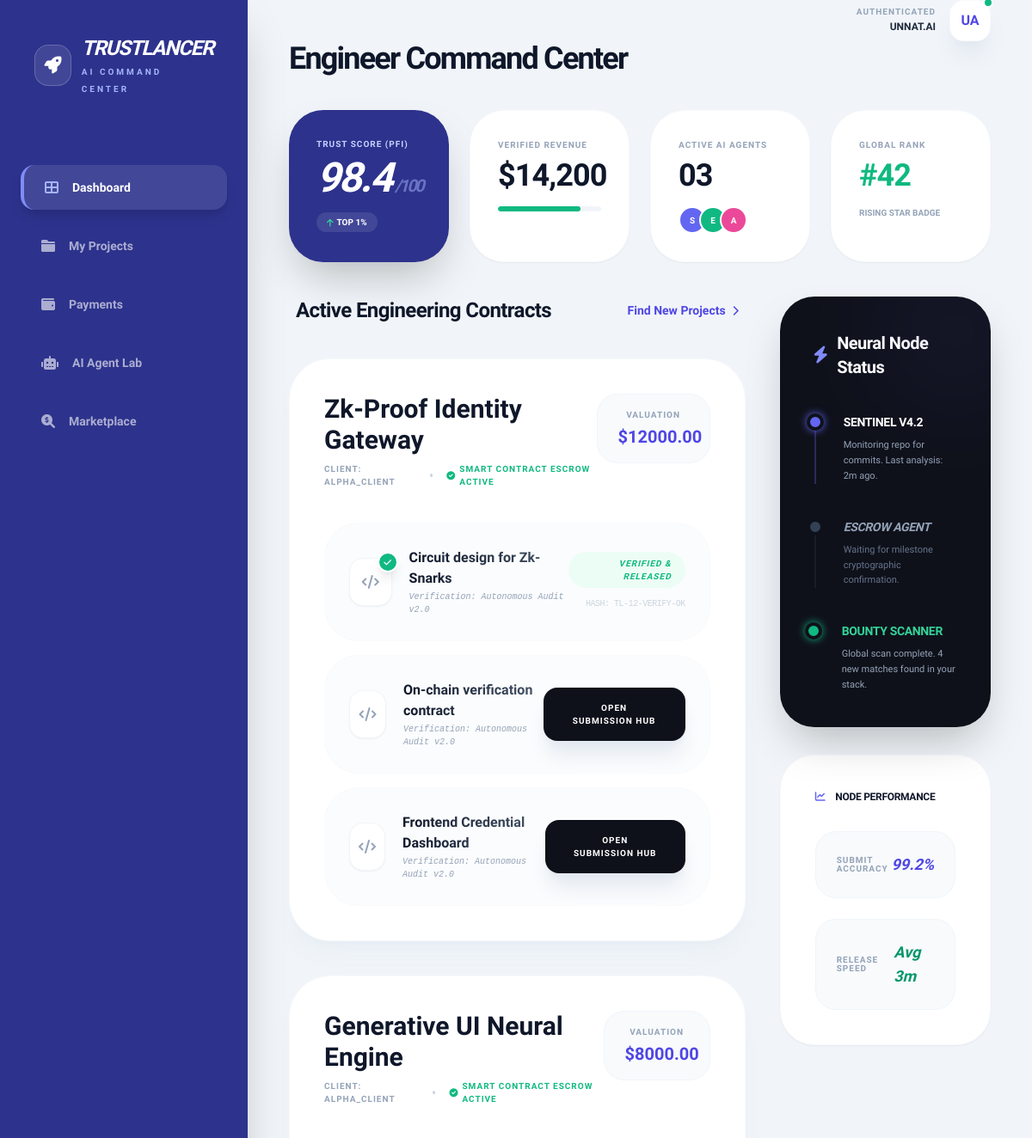
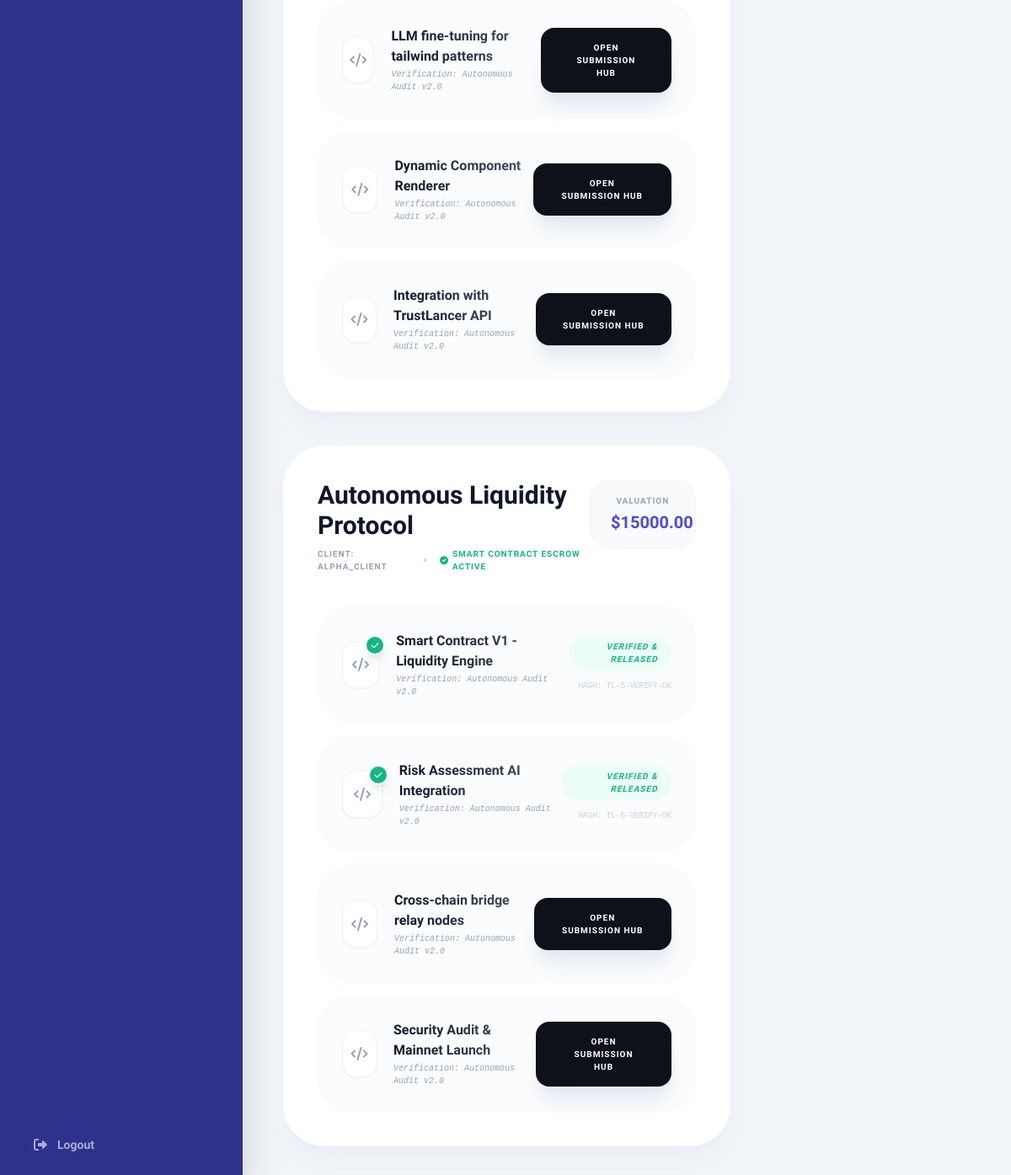
The app's page /freelancer-dashboard with its own data (2 pictures, top to bottom).
### core_api/models.py (models this page shows)
class Project(models.Model):
    client = models.ForeignKey(User, on_delete=models.CASCADE, related_name='projects')
    title = models.CharField(max_length=255)
    description = models.TextField()
    budget = models.DecimalField(max_digits=10, decimal_places=2)
    deadline = models.DateTimeField()
    status = models.CharField(max_length=50, default='Open')

class User(AbstractUser):
    ROLE_CHOICES = (('Client', 'Client'), ('Freelancer', 'Freelancer'))
    role = models.CharField(max_length=20, choices=ROLE_CHOICES, default='Freelancer')
    pfi_score = models.FloatField(default=0.0)
    wallet_balance = models.DecimalField(max_digits=10, decimal_places=2, default=0.00)

class Milestone(models.Model):
    project = models.ForeignKey(Project, on_delete=models.CASCADE, related_name='milestones')
    title = models.CharField(max_length=255)
    description = models.TextField()
    payment = models.DecimalField(max_digits=10, decimal_places=2)
    status = models.CharField(max_length=50, default='Pending')

### backend/views.py (the view)
# urls.py: path('freelancer-dashboard', freelancer_dashboard_view, name='freelancer-dashboard'),
def freelancer_dashboard_view(request):
    projects = Project.objects.all().order_by('-id')
    return render(request, 'freelancer-dashboard.html', {'user_type': 'Freelancer', 'projects': projects})

### frontend/templates/freelancer-dashboard.html (shortened to what this page needs)
{% extends "base.html" %}
{% block title %}Engineer Command Center{% endblock %}
{% block content %}
<div class="grid grid-cols-12 gap-10">
    <div class="col-span-12 grid grid-cols-1 md:grid-cols-4 gap-6">
        <div class="bg-[#2D328C] p-8 rounded-[2.5rem] text-white shadow-2xl relative overflow-hidden group">
            <div class="relative z-10">
                <p class="text-indigo-200 text-[10px] font-bold uppercase tracking-widest mb-2">Trust Score (PFI)</p>
                <h3 class="text-5xl font-black italic tracking-tighter">{{ user.pfi_score|default:"98.4" }}<span class="text-xl text-indigo-300 opacity-50 ml-1">/100</span></h3>
                <div class="mt-4 inline-flex items-center px-3 py-1 bg-white/10 rounded-full text-[10px] font-bold">
                    <i class="fas fa-arrow-up mr-1 text-emerald-400"></i> TOP 1%
                </div>
            </div>
        </div>
        <div class="bg-white p-8 rounded-[2.5rem] border border-slate-50 shadow-sm relative overflow-hidden">
            <p class="text-slate-400 text-[10px] font-bold uppercase tracking-widest mb-2">Verified Revenue</p>
            <h3 class="text-4xl font-black text-slate-900 tracking-tight">$14,200</h3>
            <div class="mt-4 h-1.5 w-full bg-slate-100 rounded-full overflow-hidden">
                <div class="bg-emerald-500 h-full w-[80%] rounded-full"></div>
            </div>
        </div>
        <div class="bg-white p-8 rounded-[2.5rem] border border-slate-50 shadow-sm relative overflow-hidden">
            <p class="text-slate-400 text-[10px] font-bold uppercase tracking-widest mb-2">Active AI Agents</p>
            <h3 class="text-4xl font-black text-slate-900 tracking-tight">03</h3>
            <div class="mt-4 flex -space-x-2">
                <div class="w-8 h-8 rounded-full bg-indigo-500 flex items-center justify-center text-[10px] text-white font-bold border-2 border-white">S</div>
                <div class="w-8 h-8 rounded-full bg-emerald-500 flex items-center justify-center text-[10px] text-white font-bold border-2 border-white">E</div>
                <div class="w-8 h-8 rounded-full bg-pink-500 flex items-center justify-center text-[10px] text-white font-bold border-2 border-white">A</div>
            </div>
        </div>
        <div class="bg-white p-8 rounded-[2.5rem] border border-slate-50 shadow-sm relative overflow-hidden">
            <p class="text-slate-400 text-[10px] font-bold uppercase tracking-widest mb-2">Global Rank</p>
            <h3 class="text-4xl font-black text-emerald-500 tracking-tight">#42</h3>
            <p class="text-[10px] text-slate-400 font-bold mt-4 uppercase">Rising Star Badge</p>
        </div>
    </div>
    <div class="col-span-12 lg:col-span-8 space-y-10">
        <div class="flex items-center justify-between px-2">
            <h3 class="text-2xl font-black text-slate-900 tracking-tight">Active Engineering Contracts</h3>
            <a href="/marketplace" class="text-sm font-bold text-indigo-600 hover:text-indigo-800 transition-colors">Find New Projects <i class="fas fa-chevron-right ml-1 text-xs"></i></a>
        </div>
        {% if projects %}
            {% for project in projects %}
            <div class="bg-white rounded-[3rem] p-10 border border-slate-50 shadow-xl shadow-slate-200/40 relative group mb-10">
                <div class="flex justify-between items-start mb-10">
                    <div>
                        <h4 class="text-3xl font-black text-slate-900 group-hover:text-indigo-600 transition-colors">{{ project.title }}</h4>
                        <div class="flex items-center space-x-4 mt-2">
                            <span class="text-[10px] font-bold text-slate-400 uppercase tracking-widest">Client: {{ project.client.username }}</span>
                            <span class="w-1 h-1 bg-slate-300 rounded-full"></span>
                            <span class="text-[10px] font-bold text-emerald-500 uppercase tracking-widest flex items-center">
                                <i class="fas fa-check-circle mr-1"></i> Smart Contract Escrow Active
                            </span>
                        </div>
                    </div>
                    <div class="bg-slate-50 px-6 py-4 rounded-3xl border border-slate-100 text-center min-w-[120px]">
                        <span class="text-[10px] font-bold text-slate-400 uppercase tracking-widest mb-1 block">Valuation</span>
                        <p class="text-xl font-black text-indigo-600">${{ project.budget }}</p>
                    </div>
                </div>
                <div class="space-y-4">
                    {% if project.milestones.all %}
                        {% for milestone in project.milestones.all %}
                        <div class="flex items-center justify-between p-7 rounded-[2.5rem] border border-slate-50 bg-slate-50/50 hover:bg-white hover:border-indigo-200 hover:shadow-lg transition-all">
                            <div class="flex items-center space-x-5">
                                <div class="w-14 h-14 bg-white rounded-2xl border border-slate-100 flex items-center justify-center text-slate-400 shadow-sm relative">
                                    <i class="fas fa-code"></i>
                                    {% if milestone.status == 'Paid' or milestone.status == 'Completed' %}
                                    <div class="absolute -top-2 -right-2 w-6 h-6 bg-emerald-500 rounded-full flex items-center justify-center text-white text-[10px] border-2 border-white shadow-lg">
                                        <i class="fas fa-check"></i>
                                    </div>
                                    {% endif %}
                                </div>
                                <div>
                                    <p class="text-base font-extrabold text-slate-900 text-transparent bg-clip-text bg-gradient-to-r from-slate-900 to-slate-600">{{ milestone.title }}</p>
                                    <p class="text-[10px] text-slate-400 font-mono italic mt-0.5">Verification: Autonomous Audit v2.0</p>
                                </div>
                            </div>
                            {% if milestone.status != 'Paid' and milestone.status != 'Completed' %}
                            <button onclick="openSubmissionHub({{ milestone.id }}, '{{ milestone.title }}')" class="bg-[#0F111A] text-white px-8 py-4 rounded-2xl text-[10px] font-black uppercase tracking-widest hover:bg-indigo-600 transition-all shadow-xl shadow-slate-200">
                                OPEN SUBMISSION HUB
                            </button>
                            {% else %}
                            <div class="text-right">
                                <div class="px-4 py-1.5 bg-emerald-50 rounded-full text-emerald-500 text-[10px] font-black uppercase tracking-widest italic mb-1">
                                    VERIFIED & RELEASED
                                </div>
                                <span class="text-[10px] text-slate-300 font-mono tracking-tighter">HASH: TL-{{ milestone.id }}-VERIFY-OK</span>
                            </div>
                            {% endif %}
                        </div>
                        {% endfor %}
                    {% else %}
                        <p class="text-slate-400 italic text-center py-4">No milestones available for this project.</p>
                    {% endif %}
                </div>
            </div>
            {% endfor %}
        {% endif %}
    </div>
    <div class="col-span-12 lg:col-span-4 space-y-8">
        <div class="bg-[#0F111A] rounded-[2.5rem] p-10 text-white shadow-2xl relative overflow-hidden ring-1 ring-white/10">
            <div class="absolute -top-10 -right-10 w-40 h-40 bg-indigo-500/10 rounded-full blur-3xl"></div>
            <h4 class="font-extrabold text-xl mb-10 flex items-center tracking-tight">
                <i class="fas fa-bolt text-indigo-400 mr-3 animate-pulse"></i> Neural Node Status
            </h4>
            <div class="space-y-10">
                <div class="relative pl-8 border-l-2 border-indigo-500/30">
                    <div class="absolute -left-[11px] top-0 w-5 h-5 bg-indigo-500 rounded-full border-4 border-[#0F111A] shadow-[0_0_10px_#6366f1]"></div>
                    <p class="text-sm font-bold text-white uppercase tracking-tight">Sentinel v4.2</p>
                    <p class="text-[11px] text-slate-400 mt-2 leading-relaxed font-medium">Monitoring repo for commits. Last analysis: 2m ago.</p>
                </div>
                <div class="relative pl-8 border-l-2 border-white/5">
                    <div class="absolute -left-[11px] top-0 w-5 h-5 bg-slate-700 rounded-full border-4 border-[#0F111A]"></div>
                    <p class="text-sm font-bold text-slate-400 uppercase tracking-tight italic">Escrow Agent</p>
                    <p class="text-[11px] text-slate-500 mt-2 leading-relaxed">Waiting for milestone cryptographic confirmation.</p>
                </div>
                <div class="relative pl-8">
                    <div class="absolute -left-[11px] top-0 w-5 h-5 bg-emerald-500 rounded-full border-4 border-[#0F111A] shadow-[0_0_10px_#10b981]"></div>
                    <p class="text-sm font-bold text-emerald-400 uppercase tracking-tight">Bounty Scanner</p>
                    <p class="text-[11px] text-slate-400 mt-2 leading-relaxed">Global scan complete. 4 new matches found in your stack.</p>
                </div>
            </div>
        </div>
        <div class="bg-white rounded-[2.5rem] p-10 border border-slate-50 shadow-sm">
             <h4 class="font-black text-slate-900 mb-8 flex items-center tracking-tight uppercase text-xs">
                <i class="fas fa-chart-line text-indigo-500 mr-3"></i> Node Performance
            </h4>
            <div class="space-y-6">
                <div class="flex justify-between items-center bg-slate-50 p-6 rounded-3xl border border-slate-100">
                    <span class="text-[10px] font-black text-slate-400 uppercase tracking-widest leading-none">Submit Accuracy</span>
                    <span class="text-lg font-black text-indigo-600 italic">99.2%</span>
                </div>
                <div class="flex justify-between items-center bg-slate-50 p-6 rounded-3xl border border-slate-100">
                    <span class="text-[10px] font-black text-slate-400 uppercase tracking-widest leading-none">Release Speed</span>
                    <span class="text-lg font-black text-emerald-600 italic">Avg 3m</span>
                </div>
            </div>
        </div>
    </div>
</div>
{% endblock %}

### frontend/templates/base.html (style rules this page uses)
body { font-family: 'Plus Jakarta Sans', sans-serif; background-color: #f8fafc; }

### records on screen
Project: title "Zk-Proof Identity Gateway", client.username "ALPHA_CLIENT", budget "12000.00"
Milestone: id "12"
Project: title "Generative UI Neural Engine", client.username "ALPHA_CLIENT", budget "8000.00"
Project: title "Autonomous Liquidity Protocol", client.username "ALPHA_CLIENT", budget "15000.00"
Milestone: id "5"
Milestone: id "6"

### other values on screen
{{ user.pfi_score|default:"98.4" }} "98.4"
